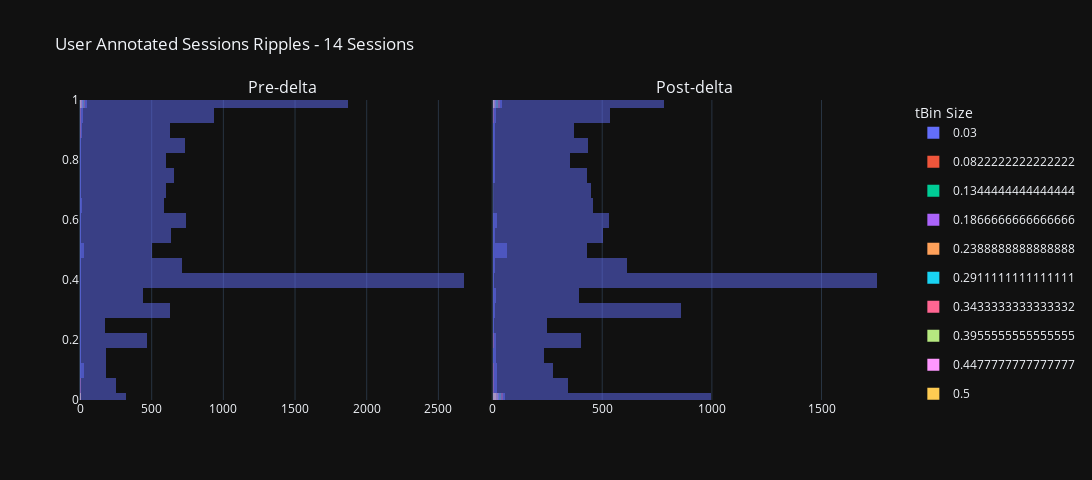

This figure's notebook cell:
### Code cell
## Add plotly helper columns:
concatenated_ripple_df['pre_post_delta_category'] = 'post-delta'
concatenated_ripple_df['pre_post_delta_category'][concatenated_ripple_df['delta_aligned_start_t'] < 0.0] = 'pre-delta'

# {'pre_post_delta_category': ['pre-delta', 'post-delta']
# }

ripple_title_prefix = "User Annotated Sessions Ripples"

# concatenated_ripple_df = deepcopy(user_approved_ripple_df)
# ripple_title_prefix = "User Selected Ripples Only"

# concatenated_ripple_df = deepcopy(user_rejected_ripple_df)
# ripple_title_prefix = "User Rejected Ripples Only"

# concatenated_ripple_df = deepcopy(df)


# Create a bubble chart for ripples
enabled_time_bin_sizes = None
ripple_num_unique_sessions: int = concatenated_ripple_df.session_name.nunique(dropna=True) # number of unique sessions, ignoring the NA entries
ripple_num_unique_time_bins: int = concatenated_ripple_df.time_bin_size.nunique(dropna=True)
ripple_title_string_suffix: str = f'{ripple_num_unique_sessions} Sessions'
ripple_title: str = f"{ripple_title_prefix} - {ripple_title_string_suffix}"
fig_ripples, figure_ripples_context = _helper_build_figure(data_results_df=concatenated_ripple_df, histogram_bins=25, earliest_delta_aligned_t_start=earliest_delta_aligned_t_start, latest_delta_aligned_t_end=latest_delta_aligned_t_end, enabled_time_bin_sizes=enabled_time_bin_sizes, main_plot_mode='default', title=ripple_title)
fig_ripples = fig_ripples.update_layout(fig_size_kwargs)
fig_ripples.show()
# fig_to_clipboard(fig_ripples)
figure_out_paths = save_plotly(a_fig=fig_ripples, a_fig_context=figure_ripples_context)

### Figure 1 — Plotly figure (JSON) as saved in the notebook; plotly's stock layout.template omitted (floating-point values rounded to 4 significant figures; data arrays with more than 128 entries replaced by an {"elided": "..."} marker saying what was removed)
{"data": [{"alignmentgroup": "True", "bingroup": "y", "hovertemplate": "time_bin_size=0.03<br>count=%{x}<br>P_Long=%{y}<extra></extra>", "legendgroup": "0.03", "marker": {"color": "#636efa", "opacity": 0.5, "pattern": {"shape": ""}}, "name": "0.03", "nbinsy": 25, "offsetgroup": "0.03", "orientation": "h", "showlegend": true, "type": "histogram", "xaxis": "x", "y": {"elided": "245 float values"}, "yaxis": "y"}, {"alignmentgroup": "True", "bingroup": "y", "hovertemplate": "time_bin_size=0.0822222222222222<br>count=%{x}<br>P_Long=%{y}<extra></extra>", "legendgroup": "0.0822222222222222", "marker": {"color": "#EF553B", "opacity": 0.5, "pattern": {"shape": ""}}, "name": "0.0822222222222222", "nbinsy": 25, "offsetgroup": "0.0822222222222222", "orientation": "h", "showlegend": true, "type": "histogram", "xaxis": "x", "y": [0.9144, 0.2781, 0.7198, 1.0, 0.9922, 0.5598, 0.9997, 0.6362, 0.03081, 0.7949, 0.1889, 0.9689, 2.988e-07, 0.5277, 0.9946, 0.9997, 0.94, 0.9939, 0.9929, 0.01985, 0.4887, 0.9341, 0.9811, 0.007987, 0.9998, 0.9997, 0.625, 1.0, 0.2242, 0.01088, 0.9989, 0.3546, 0.04741, 0.9181, 0.7315, 0.8956, 0.9988, 1.0, 1.0, 0.7924, 0.9882, 1.0, 0.1817, 0.9985, 1.0, 0.5045, 1, 0.1125, 0.01754, 1.0, 0.7788, 0.03621, 0.0003376, 0.02923, 0.8656, 0.9047, 0.9511, 1.0, 0.9999, 1.0, 1.955e-05, 1.0, 0.4626, 0.4855, 1, 0.9999, 1.0, 3.569e-06, 0.1321, 0.9988, 0.005971, 0.9426, 0.05045, 0.9789, 1.0, 0.9957, 1.0, 0.7265, 1.0, 0.9989, 0.8264, 0.9493, 0.9986, 0.9191, 0.131], "yaxis": "y"}, {"alignmentgroup": "True", "bingroup": "y", "hovertemplate": "time_bin_size=0.1344444444444444<br>count=%{x}<br>P_Long=%{y}<extra></extra>", "legendgroup": "0.1344444444444444", "marker": {"color": "#00cc96", "opacity": 0.5, "pattern": {"shape": ""}}, "name": "0.1344444444444444", "nbinsy": 25, "offsetgroup": "0.1344444444444444", "orientation": "h", "showlegend": true, "type": "histogram", "xaxis": "x", "y": [0.8749, 0.9989, 1.0, 0.9997, 0.05308, 0.1537, null, 0.2182, 1.0, 0.9965, 0.9982, 0.004022, 0.9998, 0.0196, 0.9996, 1.0, 0.4337, 0.9994, 0.5539, 0.872, 0.9798, 0.7532, 0.9959, 1.0, 1.0, 1.0, 0.9974, 1, 0.01121, 1.0, 0.1838, 2.147e-07, 0.9937, 1.0, 1.0, 1.0, 0.9992, 1.0, 4.046e-05, 0.9975, 0.5495, 1, 1.0, 0.9915, 0.9923, 0.9998, 0.9998, 0.6581], "yaxis": "y"}, {"alignmentgroup": "True", "bingroup": "y", "hovertemplate": "time_bin_size=0.1866666666666666<br>count=%{x}<br>P_Long=%{y}<extra></extra>", "legendgroup": "0.1866666666666666", "marker": {"color": "#ab63fa", "opacity": 0.5, "pattern": {"shape": ""}}, "name": "0.1866666666666666", "nbinsy": 25, "offsetgroup": "0.1866666666666666", "orientation": "h", "showlegend": true, "type": "histogram", "xaxis": "x", "y": [0.5513, 1.0, 0.9998, 0.01689, null, 0.9999, 0.9989, 0.00455, 0.1871, 1.0, 1.0, 1, 0.915, 0.9094, 0.5246, 0.9999, 0.009721, 1, 1.0, 1.387e-10, 0.9917, 1.0, 1.0, 1.0, 1.505e-07, 7.056e-05, 1, 1.0, 1.0, 0.9998], "yaxis": "y"}, {"alignmentgroup": "True", "bingroup": "y", "hovertemplate": "time_bin_size=0.2388888888888888<br>count=%{x}<br>P_Long=%{y}<extra></extra>", "legendgroup": "0.2388888888888888", "marker": {"color": "#FFA15A", "opacity": 0.5, "pattern": {"shape": ""}}, "name": "0.2388888888888888", "nbinsy": 25, "offsetgroup": "0.2388888888888888", "orientation": "h", "showlegend": true, "type": "histogram", "xaxis": "x", "y": [0.4755, 1.0, 0.9305, 3.858e-05, 1.0, 1.0, 2.925e-06, 0.8686, 1.946e-14, 1.0, 0.9703, 0.05217, 0.1127, 1.0, 0.006282, 1, 0.9999, 0.002182, 1.0, 7.32e-15, 1.0, 1, 6.465e-05, 0.0003116, 1, 1.0, 1.0, 0.9998], "yaxis": "y"}, {"alignmentgroup": "True", "bingroup": "y", "hovertemplate": "time_bin_size=0.2911111111111111<br>count=%{x}<br>P_Long=%{y}<extra></extra>", "legendgroup": "0.2911111111111111", "marker": {"color": "#19d3f3", "opacity": 0.5, "pattern": {"shape": ""}}, "name": "0.2911111111111111", "nbinsy": 25, "offsetgroup": "0.2911111111111111", "orientation": "h", "showlegend": true, "type": "histogram", "xaxis": "x", "y": [1.0, 1, null, 1.0, 6.892e-05, 4.307e-21, 0.9423, 0.01595, 1.0, 0.9998, 1.0, 1.0, 8.512e-07, 1, 1.0], "yaxis": "y"}, {"alignmentgroup": "True", "bingroup": "y", "hovertemplate": "time_bin_size=0.3433333333333332<br>count=%{x}<br>P_Long=%{y}<extra></extra>", "legendgroup": "0.3433333333333332", "marker": {"color": "#FF6692", "opacity": 0.5, "pattern": {"shape": ""}}, "name": "0.3433333333333332", "nbinsy": 25, "offsetgroup": "0.3433333333333332", "orientation": "h", "showlegend": true, "type": "histogram", "xaxis": "x", "y": [1.0, 1, 1.0, 1.58e-06, 2.319e-20, 0.982, 1, null, 0.02328, 1.0, 1.0, 1.082e-08, 1, 1.0], "yaxis": "y"}, {"alignmentgroup": "True", "bingroup": "y", "hovertemplate": "time_bin_size=0.3955555555555555<br>count=%{x}<br>P_Long=%{y}<extra></extra>", "legendgroup": "0.3955555555555555", "marker": {"color": "#B6E880", "opacity": 0.5, "pattern": {"shape": ""}}, "name": "0.3955555555555555", "nbinsy": 25, "offsetgroup": "0.3955555555555555", "orientation": "h", "showlegend": true, "type": "histogram", "xaxis": "x", "y": [1.0, 1, 1.0, 6.659e-09, 1.645e-22, 0.995, 1, null, 0.0007292, 1, 1.0, 4.967e-09, 1.0, 1.0], "yaxis": "y"}, {"alignmentgroup": "True", "bingroup": "y", "hovertemplate": "time_bin_size=0.4477777777777777<br>count=%{x}<br>P_Long=%{y}<extra></extra>", "legendgroup": "0.4477777777777777", "marker": {"color": "#FF97FF", "opacity": 0.5, "pattern": {"shape": ""}}, "name": "0.4477777777777777", "nbinsy": 25, "offsetgroup": "0.4477777777777777", "orientation": "h", "showlegend": true, "type": "histogram", "xaxis": "x", "y": [1.0, 1, 1.0, 2.582e-09, 1, 0.9209, 1, null, 2.34e-05, 3.245e-44, 1.0, 5.828e-10, 1.0, 1.0], "yaxis": "y"}, {"alignmentgroup": "True", "bingroup": "y", "hovertemplate": "time_bin_size=0.5<br>count=%{x}<br>P_Long=%{y}<extra></extra>", "legendgroup": "0.5", "marker": {"color": "#FECB52", "opacity": 0.5, "pattern": {"shape": ""}}, "name": "0.5", "nbinsy": 25, "offsetgroup": "0.5", "orientation": "h", "showlegend": true, "type": "histogram", "xaxis": "x", "y": [1.0, 1, 1.0, 2.214e-07, 1, 0.7283, 1, null, 0.2019, 5.999e-51, 6.5e-08, 1.849e-08, 1, 1.0], "yaxis": "y"}, {"alignmentgroup": "True", "bingroup": "y", "hovertemplate": "time_bin_size=nan<br>count=%{x}<br>P_Long=%{y}<extra></extra>", "legendgroup": "nan", "marker": {"color": "#636efa", "opacity": 0.5, "pattern": {"shape": ""}}, "name": "nan", "nbinsy": 25, "offsetgroup": "nan", "orientation": "h", "showlegend": true, "type": "histogram", "xaxis": "x", "y": {"elided": "14519 float values"}, "yaxis": "y"}, {"alignmentgroup": "True", "bingroup": "y", "hovertemplate": "time_bin_size=0.03<br>count=%{x}<br>P_Long=%{y}<extra></extra>", "legendgroup": "0.03", "marker": {"color": "#636efa", "opacity": 0.5, "pattern": {"shape": ""}}, "name": "0.03", "nbinsy": 25, "offsetgroup": "0.03", "orientation": "h", "showlegend": false, "type": "histogram", "xaxis": "x2", "y": {"elided": "385 float values"}, "yaxis": "y2"}, {"alignmentgroup": "True", "bingroup": "y", "hovertemplate": "time_bin_size=0.0822222222222222<br>count=%{x}<br>P_Long=%{y}<extra></extra>", "legendgroup": "0.0822222222222222", "marker": {"color": "#EF553B", "opacity": 0.5, "pattern": {"shape": ""}}, "name": "0.0822222222222222", "nbinsy": 25, "offsetgroup": "0.0822222222222222", "orientation": "h", "showlegend": false, "type": "histogram", "xaxis": "x2", "y": {"elided": "133 float values"}, "yaxis": "y2"}, {"alignmentgroup": "True", "bingroup": "y", "hovertemplate": "time_bin_size=0.1344444444444444<br>count=%{x}<br>P_Long=%{y}<extra></extra>", "legendgroup": "0.1344444444444444", "marker": {"color": "#00cc96", "opacity": 0.5, "pattern": {"shape": ""}}, "name": "0.1344444444444444", "nbinsy": 25, "offsetgroup": "0.1344444444444444", "orientation": "h", "showlegend": false, "type": "histogram", "xaxis": "x2", "y": [0.554, 5.61e-06, 0.00482, 0.015, 0.0001074, 1.0, 0.004404, 0.9943, 0.7106, 0.9772, 0.9846, 3.124e-10, 1.712e-26, 1.269e-17, 0.9994, 2.502e-22, 0, 0.9278, 1.0, 1.0, 0.1247, 0.8463, 0.0004952, 0.8876, 1.0, 0.00846, 5.478e-10, 2.528e-11, 5.263e-05, 0.0005368, 1.159e-06, 0.6413, 0.7674, 0.9998, 1.0, 0.569, 2.164e-05, 0.9042, 1.249e-08, 6.418e-06, 0.007245, 1.243e-06, 1.564e-05, 0.001379, 0.9888, 0, 0.9259, 2.698e-21, 1.044e-07, 0, 2.615e-14, 0.7697, 1.0, 1.0, 4.008e-06, 1, 0.8867, 0.9904, 1.121e-06, 0.9934, 0.9998, 0.0504, 0.9992, 1.0, 0.9992, 1.0, 1, 0.9716, 1.0, 0.0001687, 0, 0.005849, 4.515e-10, 0.9971, 0.9962, 0.5954, 0.107, 0.01081, 0.9989, 6.302e-13], "yaxis": "y2"}, {"alignmentgroup": "True", "bingroup": "y", "hovertemplate": "time_bin_size=0.1866666666666666<br>count=%{x}<br>P_Long=%{y}<extra></extra>", "legendgroup": "0.1866666666666666", "marker": {"color": "#ab63fa", "opacity": 0.5, "pattern": {"shape": ""}}, "name": "0.1866666666666666", "nbinsy": 25, "offsetgroup": "0.1866666666666666", "orientation": "h", "showlegend": false, "type": "histogram", "xaxis": "x2", "y": [0.008581, 9.112e-06, 0.005429, 6.544e-06, 0.9977, 0.9935, 0.9614, 2.693e-27, 1.14e-25, 4.082e-29, 0.366, 1.0, 0.9993, 4.318e-05, 0.9949, 1.0, 5.527e-08, 7.626e-13, 2.887e-09, 0.01339, 1.418e-06, 1.0, 0.6776, 7.185e-05, 0.05083, 1.616e-09, 4.762e-06, 5.61e-06, 0.0001598, 0, 2.059e-29, 0, 0.9238, 1.0, 1.0, 0.9992, 2.085e-05, 1.0, 0.1212, 1.0, 0.9905, 1, 0.1174, 0.9997, 0, 9.277e-05, 4.888e-09, 0.9991, 0.008725, 0.9976, 1.889e-14], "yaxis": "y2"}, {"alignmentgroup": "True", "bingroup": "y", "hovertemplate": "time_bin_size=0.2388888888888888<br>count=%{x}<br>P_Long=%{y}<extra></extra>", "legendgroup": "0.2388888888888888", "marker": {"color": "#FFA15A", "opacity": 0.5, "pattern": {"shape": ""}}, "name": "0.2388888888888888", "nbinsy": 25, "offsetgroup": "0.2388888888888888", "orientation": "h", "showlegend": false, "type": "histogram", "xaxis": "x2", "y": [1.697e-05, 2.184e-06, 0.0007321, 0.3864, 0.9988, 0.9999, 1.459e-40, 0, 8.907e-31, 0.679, 1, 0.9713, 2.268e-05, 1.0, 6.147e-11, 1.361e-15, 2.213e-11, 0.0003291, 0.2261, 0.05704, 3.101e-05, 1.452e-10, 2.025e-10, 5.226e-13, 4.762e-05, 0, 5.532e-34, 0, 0.9903, 1.0, 1.0, 1.0, 0.0003553, 1.141e-05, 0.8146, 1.0, 1, 1.0, 0.6027, 0, 3.586e-08, 0.9656, 0.2526, 6.674e-12], "yaxis": "y2"}, {"alignmentgroup": "True", "bingroup": "y", "hovertemplate": "time_bin_size=0.2911111111111111<br>count=%{x}<br>P_Long=%{y}<extra></extra>", "legendgroup": "0.2911111111111111", "marker": {"color": "#19d3f3", "opacity": 0.5, "pattern": {"shape": ""}}, "name": "0.2911111111111111", "nbinsy": 25, "offsetgroup": "0.2911111111111111", "orientation": "h", "showlegend": false, "type": "histogram", "xaxis": "x2", "y": [2.576e-05, 2.076e-06, 0.9987, 4.272e-46, 0, 1, 0.002484, 2.919e-16, 2.012e-10, 0.466, 0.0002972, 2.745e-11, 0.9983, 0, 0.01283, 1.0, 0.00176, 0.9982, 1, 0.8486, 5.624e-05, 4.717e-09], "yaxis": "y2"}, {"alignmentgroup": "True", "bingroup": "y", "hovertemplate": "time_bin_size=0.3433333333333332<br>count=%{x}<br>P_Long=%{y}<extra></extra>", "legendgroup": "0.3433333333333332", "marker": {"color": "#FF6692", "opacity": 0.5, "pattern": {"shape": ""}}, "name": "0.3433333333333332", "nbinsy": 25, "offsetgroup": "0.3433333333333332", "orientation": "h", "showlegend": false, "type": "histogram", "xaxis": "x2", "y": [3.702e-07, 0.02365, 1.0, 2.015e-53, 0, 1, 0.0009935, 1.985e-20, 7.292e-10, 3.376e-06, 0.001909, 3.378e-15, 0, 0, 3.66e-15, 1.0, 0.1443, 1.0, 1, 0, 1.021e-05, 1.185e-06], "yaxis": "y2"}, {"alignmentgroup": "True", "bingroup": "y", "hovertemplate": "time_bin_size=0.3955555555555555<br>count=%{x}<br>P_Long=%{y}<extra></extra>", "legendgroup": "0.3955555555555555", "marker": {"color": "#B6E880", "opacity": 0.5, "pattern": {"shape": ""}}, "name": "0.3955555555555555", "nbinsy": 25, "offsetgroup": "0.3955555555555555", "orientation": "h", "showlegend": false, "type": "histogram", "xaxis": "x2", "y": [1.824e-07, 0.02408, 1.0, 4.67e-59, 0, 1, 0.002135, 8.991e-24, 3.324e-10, 2.95e-09, 1.0, 5.88e-16, 0, 0, 4.171e-17, 1.0, 0.06491, 1.0, 1, 0, 2.376e-05, 6.605e-05], "yaxis": "y2"}, {"alignmentgroup": "True", "bingroup": "y", "hovertemplate": "time_bin_size=0.4477777777777777<br>count=%{x}<br>P_Long=%{y}<extra></extra>", "legendgroup": "0.4477777777777777", "marker": {"color": "#FF97FF", "opacity": 0.5, "pattern": {"shape": ""}}, "name": "0.4477777777777777", "nbinsy": 25, "offsetgroup": "0.4477777777777777", "orientation": "h", "showlegend": false, "type": "histogram", "xaxis": "x2", "y": [8.574e-09, 0.003495, 1.0, 3.687e-81, 0, 1, 0.9985, 1.673e-25, 1.582e-09, 0.001741, 1, 8.779e-23, 0, 0, 2.578e-20, 1.0, 0.002313, 1.0, 1, 0, 4.068e-05, 2.911e-08], "yaxis": "y2"}, {"alignmentgroup": "True", "bingroup": "y", "hovertemplate": "time_bin_size=0.5<br>count=%{x}<br>P_Long=%{y}<extra></extra>", "legendgroup": "0.5", "marker": {"color": "#FECB52", "opacity": 0.5, "pattern": {"shape": ""}}, "name": "0.5", "nbinsy": 25, "offsetgroup": "0.5", "orientation": "h", "showlegend": false, "type": "histogram", "xaxis": "x2", "y": [6.095e-17, 0.5438, 1.0, 0, 0, 1, 1.0, 3.272e-26, 1.68e-15, 0.002084, 1, 8.201e-19, 0, 0, 4.128e-25, 3.817e-06, 8.678e-09, 1.0, 1, 0, 2.472e-05, 2.144e-20], "yaxis": "y2"}, {"alignmentgroup": "True", "bingroup": "y", "hovertemplate": "time_bin_size=nan<br>count=%{x}<br>P_Long=%{y}<extra></extra>", "legendgroup": "nan", "marker": {"color": "#636efa", "opacity": 0.5, "pattern": {"shape": ""}}, "name": "nan", "nbinsy": 25, "offsetgroup": "nan", "orientation": "h", "showlegend": false, "type": "histogram", "xaxis": "x2", "y": {"elided": "11402 float values"}, "yaxis": "y2"}], "layout": {"annotations": [{"font": {"size": 16}, "showarrow": false, "text": "Pre-delta", "x": 0.2475, "xanchor": "center", "xref": "paper", "y": 1, "yanchor": "bottom", "yref": "paper"}, {"font": {"size": 16}, "showarrow": false, "text": "Post-delta", "x": 0.7525, "xanchor": "center", "xref": "paper", "y": 1, "yanchor": "bottom", "yref": "paper"}], "barmode": "overlay", "height": 480, "legend": {"title": {"text": "tBin Size"}}, "title": {"text": "User Annotated Sessions Ripples - 14 Sessions"}, "width": 1650, "xaxis": {"anchor": "y", "domain": [0, 0.495]}, "xaxis2": {"anchor": "y2", "domain": [0.505, 1]}, "yaxis": {"anchor": "x", "domain": [0, 1], "range": [0, 1]}, "yaxis2": {"anchor": "x2", "domain": [0, 1], "matches": "y", "range": [0, 1], "showticklabels": false}}}
